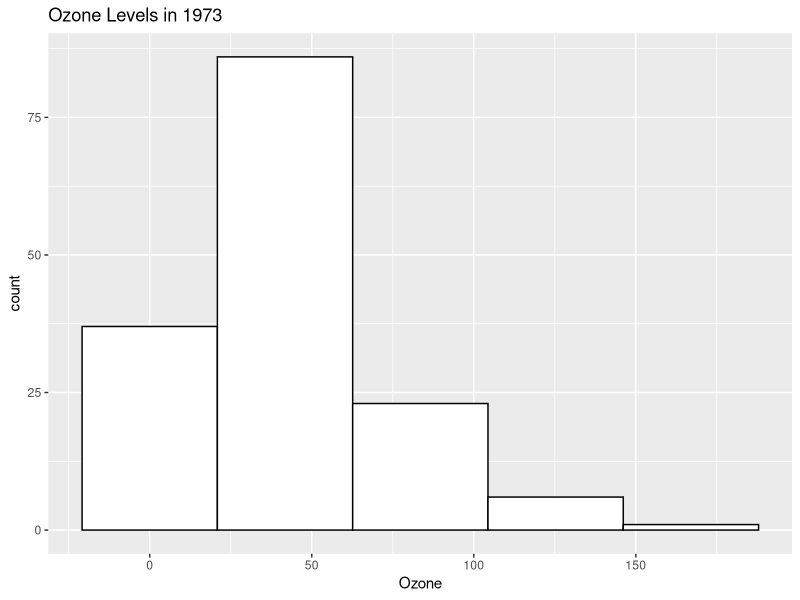
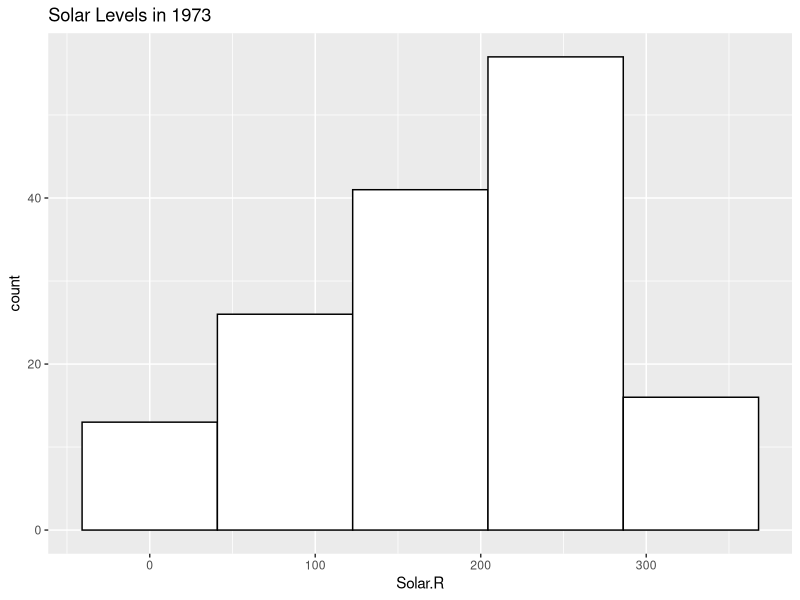
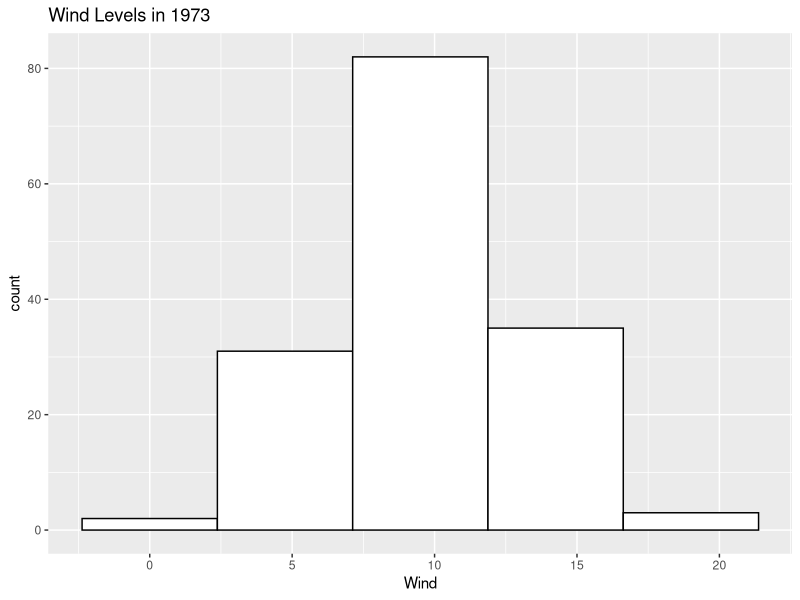
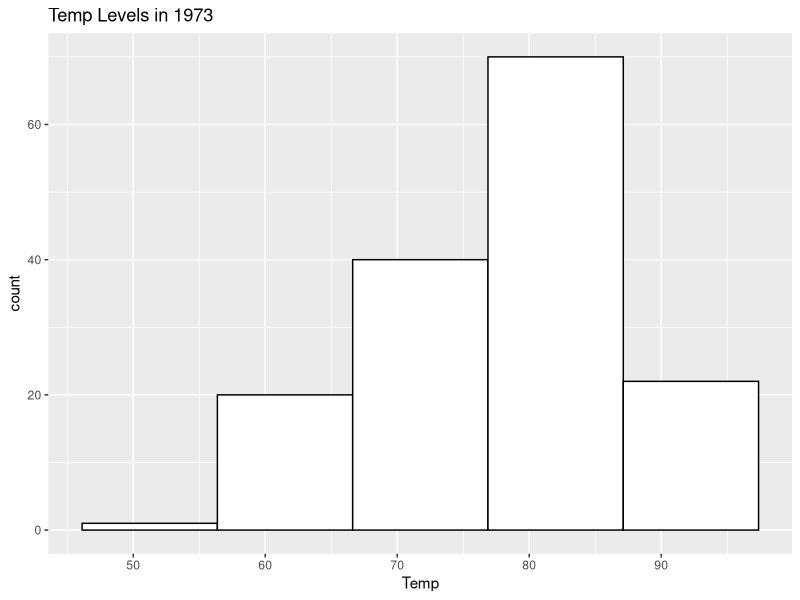
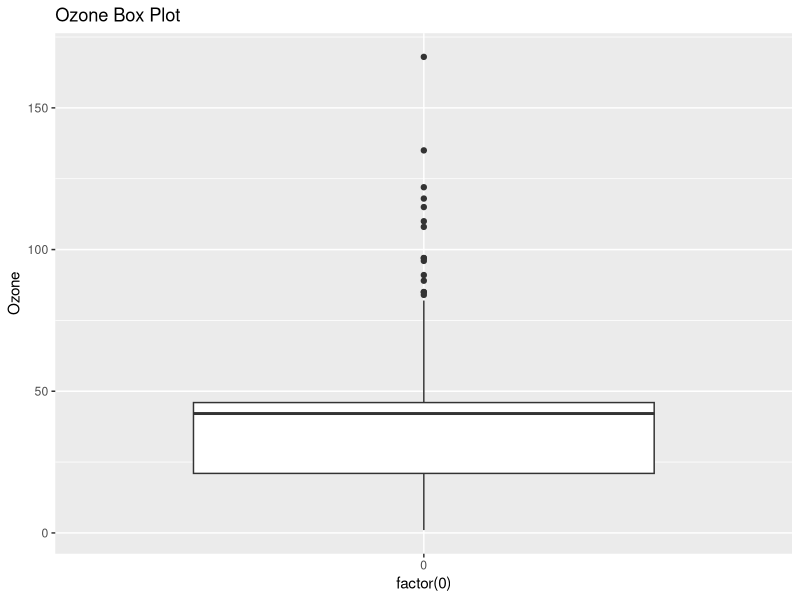
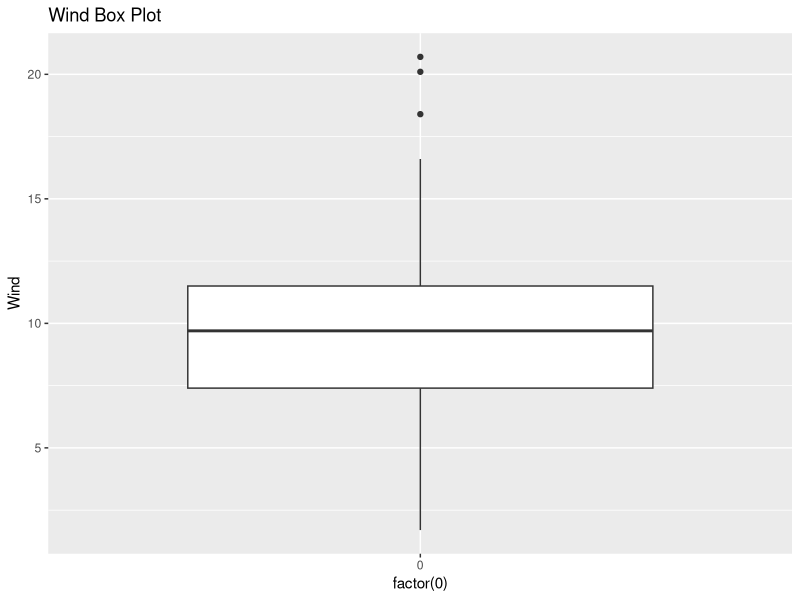
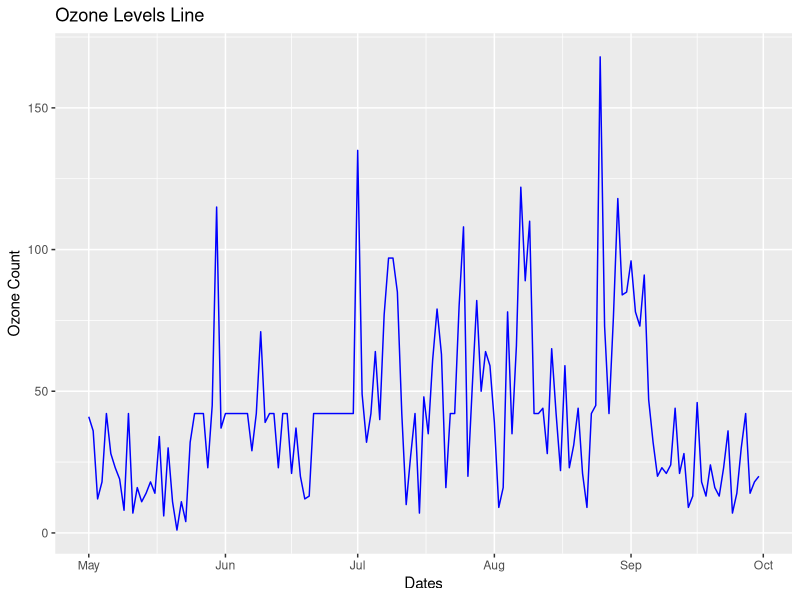
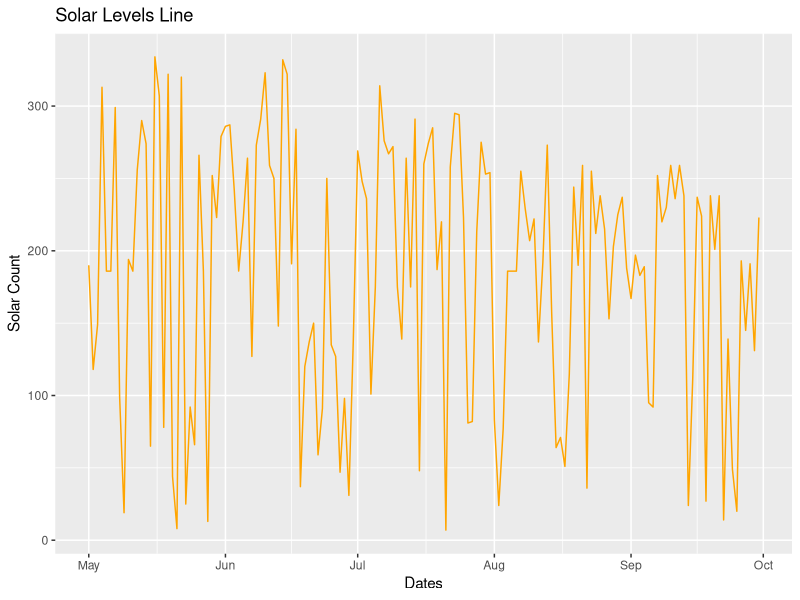

R code for these plots, in order:
#############################################################################
#Name: Daniel Lewis
#Description: Homework Assignment 5
#Date: 2/22/19 (JST)
#input: 
#output: 
#update history:
#############################################################################
###################HW6 Viz HW: air quality Analysis##########################
#############################################################################
#
#############################################################################
############################LOCAL FUNCTIONS##################################
#############################################################################
#
EnsurePackage<-function(x){
   x<-as.character(x)
   if (!require(x,character.only=TRUE)){
       install.packages(pkgs=x, repos="http://cran.r-project.org")
       require(x, character.only=TRUE)
     }
}
Numberize <- function(inputVector)
{
  inputVector <- gsub(",", "", inputVector)
  inputVector <- gsub(" ", "", inputVector)
  return(inputVector)
}
#
#############################################################################
#############################IMPORTS SECTION#################################
#############################################################################
#
EnsurePackage("ggplot2")
EnsurePackage("ggmap")
EnsurePackage("RJSONIO")
EnsurePackage("RCurl")
EnsurePackage("reshape2")
EnsurePackage("sqldf")
#
#############################################################################
#############################Problems Solved#################################
#############################################################################
#
#
#Step 1: Load the data 
#We will use the air quality data set, which you should already have as part of your R installation.
#
myAirquality<-airquality
#
#Step 2: Clean the data
#After you load the data, there will be some NAs in the data. You need to figure out what to do
#about those nasty NAs.
#
colnames(myAirquality)[colSums(is.na(myAirquality))>0]
myAirquality$Ozone[is.na(myAirquality$Ozone)] <- mean(myAirquality$Ozone, na.rm=TRUE)
myAirquality$Solar.R[is.na(myAirquality$Solar.R)] <- mean(myAirquality$Solar.R, na.rm=TRUE)
#
#Step 3: Understand the data distribution
#Create the following visualizationsusing ggplot:
#.Histograms for each of the variables
#
ozone_hist<- ggplot(myAirquality, aes(x=Ozone)) + geom_histogram(bins=5, color="black", fill="white")+ggtitle("Ozone Levels in 1973")
solar_hist<- ggplot(myAirquality, aes(x=Solar.R)) + geom_histogram(bins=5, color="black", fill="white")+ggtitle("Solar Levels in 1973")
wind_hist<- ggplot(myAirquality, aes(x=Wind)) + geom_histogram(bins=5, color="black", fill="white")+ggtitle("Wind Levels in 1973")
temp_hist<- ggplot(myAirquality, aes(x=Temp)) + geom_histogram(bins=5, color="black", fill="white")+ggtitle("Temp Levels in 1973")
ozone_hist
solar_hist
wind_hist
temp_hist
#
#.Boxplot for Ozone
#
ozone_box<- ggplot(myAirquality, aes(x=factor(0),Ozone)) +geom_boxplot() + ggtitle("Ozone Box Plot")
ozone_box
#
#.Boxplot for wind values (round the wind to get a good number of "buckets")
#
wind_box<- ggplot(myAirquality, aes(x=factor(0),Wind)) +geom_boxplot() + ggtitle("Wind Box Plot")
wind_box
#
#Step 3: Explore how the data changes over time
#First, make sure to create appropriate dates (this data was from 1973). Then create line charts
#for ozone, temp, wind and solar.R(one line chart for each, and then one chart with 4 lines, 
#each having a different color). 
#
myAirquality$date<-as.Date(Numberize(c(paste(myAirquality$Month,"/",myAirquality$Day,"/", "73"))), format = "%m/%d/%y")
ozone_line<-ggplot(data=myAirquality,aes(x=date, y=Ozone)) + geom_line(color="blue") + ggtitle("Ozone Levels Line") + labs(x="Dates", y="Ozone Count")
solar_line<-ggplot(data=myAirquality,aes(x=date, y=Solar.R)) + geom_line(color="orange") + ggtitle("Solar Levels Line") + labs(x="Dates", y="Solar Count")
wind_line<-ggplot(data=myAirquality,aes(x=date, y=Wind)) + geom_line(color="green") + ggtitle("wind Levels Line") + labs(x="Dates", y="Wind Count")
temp_line<-ggplot(data=myAirquality,aes(x=date, y=Temp)) + geom_line(color="purple") + ggtitle("Temp Levels Line") + labs(x="Dates", y="Temp Count")
all_line<-ggplot(data=myAirquality, aes(date)) + geom_line(aes(y=Ozone),color="blue") + geom_line(aes(y=Solar.R),color="orange") + geom_line(aes(y=Wind),color="green") + geom_line(aes(y=Temp), color="purple")
all_line<-all_line + ggtitle("Ozone, Solar, Wind, and Temp Levels 1973")
all_line<-all_line + labs(x="Dates", y="Ozone/Solar/Wind/Temp")
ozone_line
solar_line
wind_line
temp_line
all_line
#
#Create these visualizations using ggplot.Note that for the chart with 4 lines, you need to think
#about how to effectively use the y-axis.
#
#Step 4: Look at all thedata via a Heatmap
#Create a heatmap, with each day along the x-axis and ozone, temp, wind and solar.r along the y-axis,
#and days as rows along the y-axis. Great the heatmap using geom_tile(this defines the ggplotgeometry
#to be 'tiles' as opposed to 'lines' and the other geometry we have previously used).
#Note that you need to figure out how to show the relative change equally across all the variables.
#
all_heatmap <- ggplot(data=myAirquality, aes(y=Day)) + geom_tile(aes(x=Ozone))
all_heatmap <- all_heatmap+geom_tile(aes(x=Ozone), color="blue")
all_heatmap <- all_heatmap+geom_tile(aes(x=Solar.R), color="orange")
all_heatmap <- all_heatmap+geom_tile(aes(x=Wind), color="green")
all_heatmap <- all_heatmap+geom_tile(aes(x=Temp), color="purple")
all_heatmap
#
#Step 5: Look at all the data via a scatter chart
#Create a scatter chart(using ggplot geom_point), with the x-axis representing the wind, the y-axis 
#representing the temperature, the size of each dot representing the ozone and the color representing 
#the solar.
#

#
#RStep 6: Final Analysis
#.Do you see any patterns after exploring the data?
#
#
#.What was the most useful visualization?
#
#
#
#END OF SCRIPT